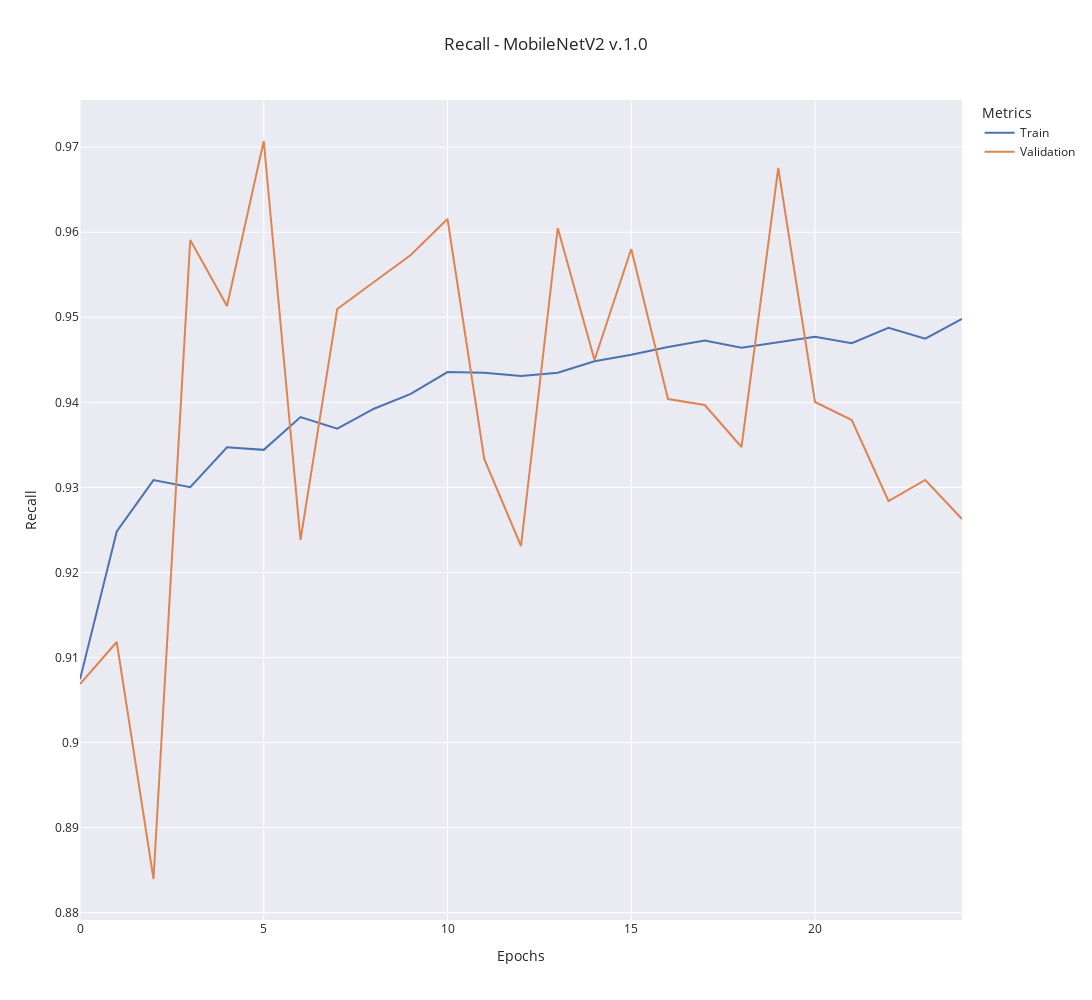

Notebook code for this chart:
### Code cell
window_size = 0
train_data = (
    moving_average(train_metrics["recall"], window_size)
    if window_size != 0
    else train_metrics["recall"]
)
validation_data = (
    moving_average(validation_metrics["val_recall"], window_size)
    if window_size != 0
    else validation_metrics["val_recall"]
)

fig = go.Figure()

fig.add_trace(
    go.Scatter(
        y=train_data,
        x=np.arange(len(train_data)),
        mode="lines",
        name="Train",
    )
)

fig.add_trace(
    go.Scatter(
        y=validation_data,
        x=np.arange(len(validation_data)),
        mode="lines",
        name="Validation",
    )
)

fig.update_layout(
    title=f"Recall - {model_name} {version}",
    xaxis_title="Epochs",
    yaxis_title="Recall",
    legend_title="Metrics",
    template="seaborn",
    width=1200,
    height=1000,
)

fig.show()

### Figure 1 — Plotly figure (JSON) as saved in the notebook; plotly's stock layout.template omitted (floating-point values rounded to 4 significant figures)
{"data": [{"mode": "lines", "name": "Train", "type": "scatter", "x": [0, 1, 2, 3, 4, 5, 6, 7, 8, 9, 10, 11, 12, 13, 14, 15, 16, 17, 18, 19, 20, 21, 22, 23, 24], "y": [0.9074, 0.9248, 0.9309, 0.93, 0.9347, 0.9344, 0.9383, 0.9369, 0.9392, 0.941, 0.9436, 0.9435, 0.9431, 0.9435, 0.9448, 0.9456, 0.9465, 0.9473, 0.9464, 0.9471, 0.9477, 0.947, 0.9488, 0.9475, 0.9498]}, {"mode": "lines", "name": "Validation", "type": "scatter", "x": [0, 1, 2, 3, 4, 5, 6, 7, 8, 9, 10, 11, 12, 13, 14, 15, 16, 17, 18, 19, 20, 21, 22, 23, 24], "y": [0.9069, 0.9118, 0.884, 0.9591, 0.9513, 0.9707, 0.9238, 0.951, 0.9541, 0.9573, 0.9616, 0.9333, 0.9231, 0.9605, 0.945, 0.958, 0.9404, 0.9397, 0.9347, 0.9675, 0.94, 0.9379, 0.9284, 0.9309, 0.9263]}], "layout": {"height": 1000, "legend": {"title": {"text": "Metrics"}}, "title": {"text": "Recall - MobileNetV2 v.1.0"}, "width": 1200, "xaxis": {"title": {"text": "Epochs"}}, "yaxis": {"title": {"text": "Recall"}}}}
